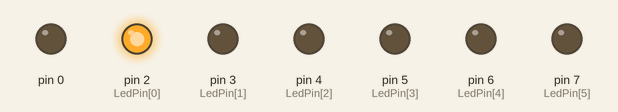
Recording of a sketch running on a simulated Arduino Uno, built with avr-gcc and run on an emulated ATmega328P. Shown: output pins drawn as LEDs (lit = HIGH).

Above: at 0.05 s.
At 0.55 s:
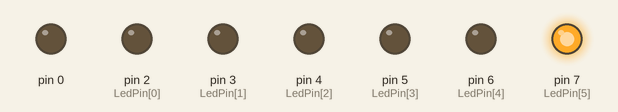
At 0.75 s:
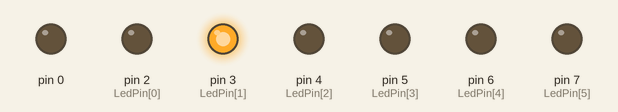
At 1.45 s:
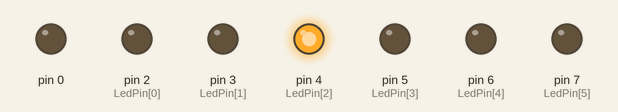
At 2.15 s:
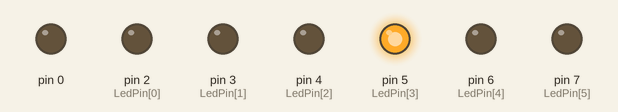
At 2.85 s:
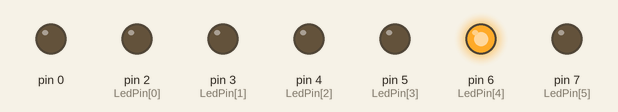
Timing chart, 0 to 3.1 s (numbered marks = the images above):
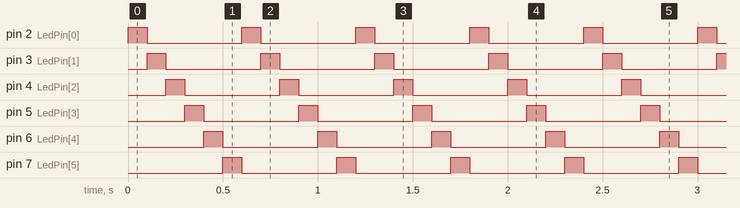

The sketch:

LED_light_chaser.ino
```cpp
const int PinNum = 6;
int LedPin[PinNum] = {2, 3, 4, 5, 6, 7};

void setup(){
   for (int i = 0; i<= PinNum; i++){
    pinMode(LedPin[i], OUTPUT);
   }
}


void loop(){
  for (int i = 0; i<= PinNum - 1; i++){
    digitalWrite(LedPin[i], HIGH);
    delay(100);
    digitalWrite(LedPin[i], LOW);

  }
}
```

Measured:
- by itself, pin 2 (LedPin[0]), pin 3 (LedPin[1]), pin 4 (LedPin[2]), pin 5 (LedPin[3]), pin 6 (LedPin[4]), pin 7 (LedPin[5]): alternates HIGH for 0.10 s and LOW for 0.50 s
- by itself, everything shown: repeats every 0.60 s, in 6 steps
